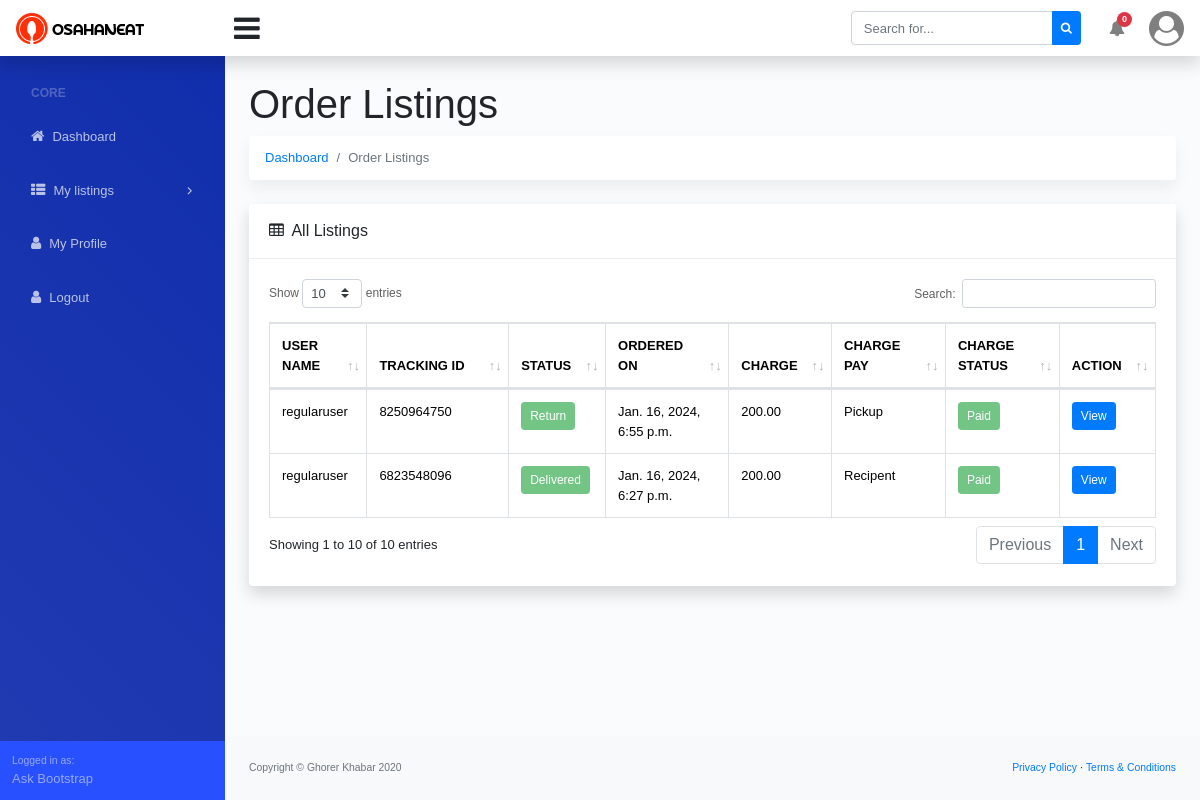
The app's page /dashboard/order/ (signed in), older data.
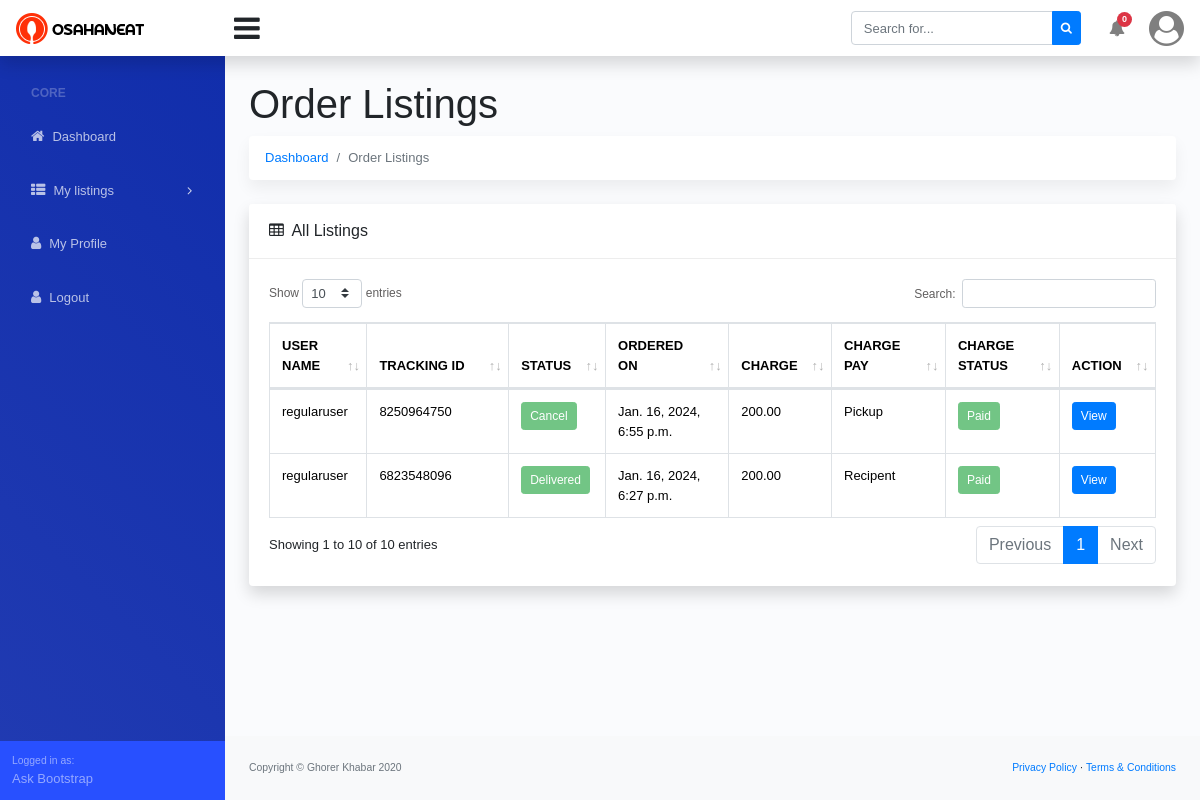
The same page, newer data.
### parcel_order/models.py (models this page shows, shortened)
class Delivery_Order(models.Model):
    user = models.ForeignKey(Custom_User, on_delete=models.CASCADE, related_name='user', blank=True, null=True)
    STATUS = (
        ('Pending', 'Pending'),
        ('Received', 'Received'),
        ('Shipped', 'Shipped'),
        ('On The Way', 'On The Way'),
        ('Receive at delivery point', 'Receive at delivery point'),
        ('Out For Delivery', 'Out For Delivery'),
        ('Delivered', 'Delivered'),
        ('Return', 'Return'),
        ('Cancel', 'Cancel'),
    )
    DELIVERY_SYSTEM = (
        ('Train', 'Train'),
        ('Bus', 'Bus'),
    )
    PAY_FOR = (
        ('Pickup', 'Pickup'),
        ('Recipent', 'Recipent'),
    )
    PAYMENT_METHOD = (
        ('Cash', 'Cash'),
        ('Online', 'Online'),
    )
    tracking_ID = models.CharField(max_length=10, blank=True, null=True)
    qr_code = models.ImageField(upload_to='order/qrcode/', blank=True, null=True)
    bar_code = models.ImageField(upload_to='order/barcode/', blank=True, null=True)
    status = models.CharField(choices=STATUS, max_length=50, blank=True, null=True)
    status_details = models.CharField(max_length=600, blank=True, null=True)
    delivery_system = models.CharField(choices=DELIVERY_SYSTEM, max_length=50, blank=True, null=True)
    shipping_charge = models.DecimalField(max_digits=5, decimal_places=2, blank=True, null=True)
    shipping_charge_paid = models.BooleanField(default=False)
    shopping_payment_method = models.CharField(choices=PAYMENT_METHOD, max_length=50, blank=True, null=True)
    pay_for = models.CharField(choices=PAY_FOR, max_length=50, blank=True, null=True)
    delivery_secret_code = models.CharField(max_length=6, blank=True, null=True)
    pickup_address = models.ForeignKey(Address, on_delete=models.CASCADE, related_name='pickup_address', blank=True, null=True)
    item_name = models.CharField(max_length=500, blank=True, null=True)
    item_price = models.DecimalField(max_digits=9, blank=True, null=True, decimal_places=2)
    item_description = models.TextField(blank=True, null=True)
    recipient_name = models.CharField(max_length=100)
    recipient_phone_number = models.CharField(max_length=14)
    delivery_address = models.ForeignKey(Address, on_delete=models.CASCADE, related_name='delivery_address', blank=True, null=True)
    special_instructions = models.TextField(blank=True, null=True)
    order_date = models.DateTimeField(auto_now_add=True)
    order_update = models.DateTimeField(auto_now=True)
    delivery_date = models.DateTimeField(blank=True,null=True)
    return_date = models.DateTimeField(blank=True,null=True)

### account/models.py (models this page shows, shortened)
class Custom_User(AbstractBaseUser, PermissionsMixin):
    USER_TYPE = (
        ('Admin', 'Admin'),
        ('Staff', 'Staff'),
        ('Normal User', 'Normal User'),
        ('Merchant', 'Merchant'),
    )
    username = models.CharField(max_length=100, validators=[UnicodeUsernameValidator], unique=True)
    email = models.EmailField(max_length=150)
    phone_number = models.CharField(max_length=14)
    user_type = models.CharField(choices=USER_TYPE, blank=True, null=True, max_length=20)
    joined_date = models.DateTimeField(auto_now_add=True)
    update_date = models.DateTimeField(auto_now=True)
    is_active = models.BooleanField(default=True)
    is_superuser = models.BooleanField(default=False)
    is_staff = models.BooleanField(default=False)
    is_varified = models.BooleanField(default=False)
    auth_token = models.CharField(max_length=500, blank=True, null=True)
    otp_token = models.CharField(max_length=6, blank=True, null=True)
    objects = BaseManager()
    USERNAME_FIELD = 'username'
    REQUIRED_FIELDS = ['email', 'phone_number']

### admin_panel/views.py (the view)
# urls.py: path('dashboard/order/', order_list, name='order_list'),
@login_required
def order_list(request):
    if request.user.user_type == 'Normal User' or request.user.user_type == 'Merchant':
        return redirect('dashboard_Unauthorized')
    filter = request.GET.get('filter')
    print('filter', filter)
    if filter == 'active':
        order = Delivery_Order.objects.filter(Q(status='Received') | Q(status='Shipped') | Q(status='On The Way') | Q(status='Receive at delivery point') | Q(status='Out For Delivery')).order_by('-id')
    elif filter == 'pending':
        order = Delivery_Order.objects.filter(status='Pending').order_by('-id')
    elif filter == 'delivered':
        order = Delivery_Order.objects.filter(status='Delivered').order_by('-id')
    else:
        order = Delivery_Order.objects.all().order_by('-id')
    return render(request, 'admin_base/order/order.html', {'order': order})

### templates/admin_base/order/order.html (shortened to what the changed rows need)
{% extends '../base.html' %}
{% block dashboard_body %}
<main>
    <div class="container-fluid">
        <h1 class="mt-4">Order Listings</h1>
        <div class="row">
            <div class="col-xl-12">
                <div class="card mb-4">
                    <div class="card-body">
                        <div class="table-responsive">
                            <div id="dataTable_wrapper" class="dataTables_wrapper dt-bootstrap4 no-footer">
                                <div class="row">
                                    <div class="col-sm-12">
                                        <table class="table table-bordered dataTable no-footer" id="dataTable"
                                            width="100%" cellspacing="0" role="grid" aria-describedby="dataTable_info"
                                            style="width: 100%;">
                                            <thead>
                                                <tr class="text-uppercase" role="row">
                                                    <th class="sorting" tabindex="0" aria-controls="dataTable"
                                                        rowspan="1" colspan="1"
                                                        aria-label="User Name: activate to sort column ascending"
                                                        style="width: 51.2px;">User Name</th>
                                                    <th class="sorting" tabindex="0" aria-controls="dataTable"
                                                        rowspan="1" colspan="1"
                                                        aria-label="Tracking ID: activate to sort column ascending"
                                                        style="width: 94.2px;">Tracking ID</th>
                                                    <th class="sorting" tabindex="0" aria-controls="dataTable"
                                                        rowspan="1" colspan="1"
                                                        aria-label="Status: activate to sort column ascending"
                                                        style="width: 50.2px;">Status</th>
                                                    <th class="sorting" tabindex="0" aria-controls="dataTable"
                                                        rowspan="1" colspan="1"
                                                        aria-label="Ordered on: activate to sort column ascending"
                                                        style="width: 76.2px;">Ordered on</th>
                                                    <th class="sorting" tabindex="0" aria-controls="dataTable"
                                                        rowspan="1" colspan="1"
                                                        aria-label="Charge: activate to sort column ascending"
                                                        style="width: 42.2px;">Charge</th>
                                                    <th class="sorting" tabindex="0" aria-controls="dataTable"
                                                        rowspan="1" colspan="1"
                                                        aria-label="Charge Pay: activate to sort column ascending"
                                                        style="width: 67.2px;">Charge Pay</th>
                                                    <th class="sorting" tabindex="0" aria-controls="dataTable"
                                                        rowspan="1" colspan="1"
                                                        aria-label="Charge Status: activate to sort column ascending"
                                                        style="width: 67.2px;">Charge Status</th>
                                                    <th class="sorting" tabindex="0" aria-controls="dataTable"
                                                        rowspan="1" colspan="1"
                                                        aria-label="Action: activate to sort column ascending"
                                                        style="width: 50px;">Action</th>
                                                </tr>
                                            </thead>
                                            <tbody>
                                                {% for order in order %}
                                                <tr role="row" class="odd">
                                                    <td> {{order.user.username}} </td>
                                                    <td>{{order.tracking_ID}}</td>
                                                    <td>
                                                        <button disabled="" type="button" class="btn btn-sm btn-success btn-round">
                                                            {{order.status}}
                                                        </button>
                                                    </td>
                                                    <td>
                                                        {{order.order_date}}
                                                    </td>
                                                    <td>
                                                        {{order.shipping_charge}}
                                                    </td>
                                                    <td>
                                                        {{order.pay_for}}
                                                    </td>
                                                    <td>
                                                        {% if order.shipping_charge_paid == True %}
                                                        <button disabled="" type="button" class="btn btn-sm btn-success btn-round">
                                                        Paid
                                                        </button>
                                                        {% else %}
                                                        <button disabled="" type="button" class="btn btn-sm btn-warning btn-round">
                                                        Unpaid
                                                        </button>
                                                        {% endif %}
                                                    </td>
                                                    <td>
                                                        <a href="{% url 'order_view' order.id %}" class="btn btn-primary btn-sm">
                                                            View
                                                        </a>
                                                    </td>
                                                </tr>
                                                {% endfor %}
                                            </tbody>
                                        </table>
                                    </div>
                                </div>
                            </div>
                        </div>
                    </div>
                </div>
            </div>
        </div>
    </div>
</main>
{% endblock dashboard_body %}

Row changes from the older to the newer data that the page shows:
changed Delivery_Order "Pickup": status "Return" → "Cancel"
